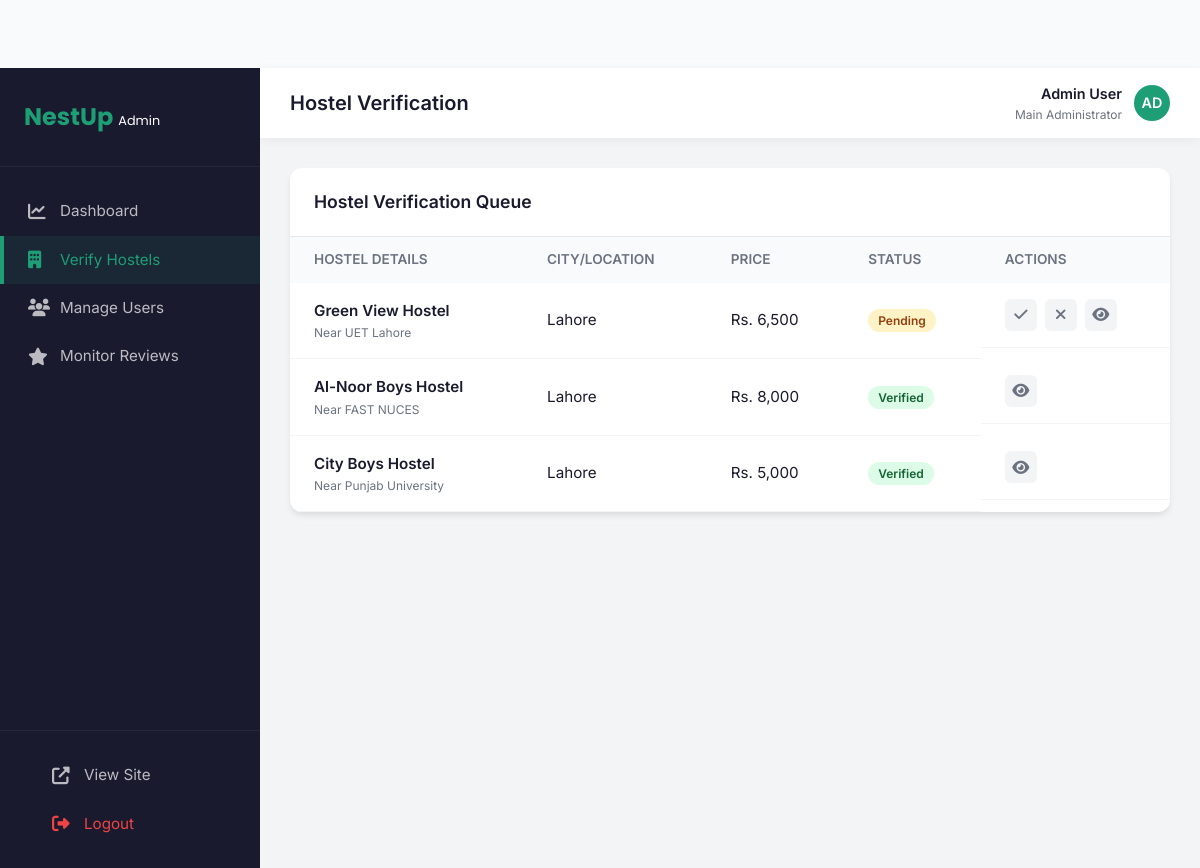
The app's page /admin/hostels.php with its own data.
### tables this page shows
CREATE TABLE IF NOT EXISTS hostels (
    id INT AUTO_INCREMENT PRIMARY KEY,
    owner_id INT,
    name VARCHAR(255) NOT NULL,
    address TEXT NOT NULL,
    city VARCHAR(100) NOT NULL,
    university_near VARCHAR(255),
    distance_km DECIMAL(4,2),
    price_per_month DECIMAL(10,2),
    main_image VARCHAR(255),
    description TEXT,
    facilities TEXT,  
    status ENUM('pending', 'verified', 'rejected', 'suspended') DEFAULT 'pending',
    rating DECIMAL(3,2) DEFAULT 0.00,
    created_at TIMESTAMP DEFAULT CURRENT_TIMESTAMP,
    FOREIGN KEY (owner_id) REFERENCES users(id) ON DELETE SET NULL
);

### admin/hostels.php (the view, shortened to what this page needs)
<?php
require_once '../includes/admin-header.php';
?>
<div class="admin-card">
    <div class="card-header">
        <div class="card-title">Hostel Verification Queue</div>
    </div>
    <div class="admin-table-wrap">
        <table class="admin-table">
            <thead>
                <tr>
                    <th>Hostel Details</th>
                    <th>City/Location</th>
                    <th>Price</th>
                    <th>Status</th>
                    <th>Actions</th>
                </tr>
            </thead>
            <tbody>
                <?php
                try {
                    $hostels = $conn->query("SELECT * FROM hostels ORDER BY status='pending' DESC, created_at DESC");
                    if ($hostels && $hostels->num_rows > 0) {
                        while($row = $hostels->fetch_assoc()) {
                            echo "<tr>";
                            echo "<td>
                                    <div style='font-weight:600;'>{$row['name']}</div>
                                    <div style='font-size:0.75rem; color:var(--admin-text-muted);'>Near {$row['university_near']}</div>
                                  </td>";
                            echo "<td>{$row['city']}</td>";
                            echo "<td>Rs. " . number_format($row['price_per_month']) . "</td>";
                            echo "<td><span class='status-badge badge-{$row['status']}'>{$row['status']}</span></td>";
                            echo "<td class='action-btns'>";
                                if ($row['status'] == 'pending') {
                                    echo "<a href='?action=approve&id={$row['id']}' class='btn-icon approve' title='Approve'><i class='fas fa-check'></i></a>";
                                    echo "<a href='?action=reject&id={$row['id']}' class='btn-icon reject' title='Reject'><i class='fas fa-times'></i></a>";
                                }
                                echo "<a href='/NestUp/hostel-detail.php?id={$row['id']}' class='btn-icon' title='View' target='_blank'><i class='fas fa-eye'></i></a>";
                            echo "</td>";
                            echo "</tr>";
                        }
                    } else {
                        echo "<tr><td colspan='5' style='text-align:center; padding:30px; color:var(--admin-text-muted);'>No hostels found.</td></tr>";
                    }
                } catch (Exception $e) {
                    echo "<tr><td colspan='5' style='text-align:center; padding:30px; color:var(--admin-text-muted);'>Error fetching data. Ensure database is setup.</td></tr>";
                }
                ?>
            </tbody>
        </table>
    </div>
</div>
<?php require_once '../includes/admin-footer.php'; ?>

### css/style.css (style rules this page uses)
:root { --color-primary: #1D9E75; --color-dark-green: #0F6E56; --color-light-green: #E1F5EE; --color-amber: #FAC775; --color-white: #FFFFFF; --color-text: #1A1A2E; --color-text-muted: #6B7280; --color-border: #E0E0E0; --color-bg: #F9FAFB; --color-card: #FFFFFF; --font-heading: 'Poppins', sans-serif; --font-body: 'Inter', sans-serif; --radius-sm: 6px; --radius-md: 12px; --radius-lg: 20px; --radius-pill: 999px; --shadow-sm: 0 1px 3px rgba(0,0,0,.08); --shadow-md: 0 4px 16px rgba(0,0,0,.10); --shadow-lg: 0 8px 32px rgba(0,0,0,.14); --transition: 0.25s ease; --navbar-height: 68px; }
*, *::before, *::after { margin: 0; padding: 0; box-sizing: border-box; }
html { scroll-behavior: smooth; font-size: 16px; }
body { font-family: var(--font-body); font-weight: 400; color: var(--color-text); background-color: var(--color-bg); line-height: 1.6; -webkit-font-smoothing: antialiased; }
a { text-decoration: none; color: inherit; }
body { padding-top: var(--navbar-height); }

### css/admin.css (style rules this page uses)
:root { --admin-sidebar-width: 260px; --admin-sidebar-bg: #1A1A2E; --admin-sidebar-active: #1D9E75; --admin-header-height: 70px; --admin-bg: #F3F4F6; --admin-card-bg: #FFFFFF; --admin-text-main: #1A1A2E; --admin-text-muted: #6B7280; --admin-primary: #1D9E75; --admin-danger: #EF4444; --admin-warning: #F59E0B; --admin-success: #10B981; }
.admin-card { background: var(--admin-card-bg); border-radius: 12px; box-shadow: 0 4px 6px -1px rgba(0,0,0,0.1); overflow: hidden; margin-bottom: 30px; }
.card-header { padding: 20px 24px; border-bottom: 1px solid #E5E7EB; display: flex; justify-content: space-between; align-items: center; }
.card-title { font-size: 1.1rem; font-weight: 600; }
.admin-table-wrap { overflow-x: auto; }
.admin-table { width: 100%; border-collapse: collapse; }
.admin-table th { background: #F9FAFB; text-align: left; padding: 12px 24px; font-size: 0.85rem; font-weight: 600; color: var(--admin-text-muted); text-transform: uppercase; }
.admin-table td { padding: 16px 24px; border-bottom: 1px solid #F3F4F6; font-size: 0.95rem; }
.status-badge { padding: 4px 10px; border-radius: 99px; font-size: 0.75rem; font-weight: 600; text-transform: capitalize; }
.badge-pending { background: #FEF3C7; color: #92400E; }
.badge-verified { background: #DCFCE7; color: #166534; }
.action-btns { display: flex; gap: 8px; }
.btn-icon { width: 32px; height: 32px; border-radius: 6px; display: flex; align-items: center; justify-content: center; transition: background 0.2s; background: #F3F4F6; color: var(--admin-text-muted); }

### records on screen
hostels: name "Green View Hostel", university_near "UET Lahore", city "Lahore", price_per_month "6,500", status "Pending"
hostels: name "Al-Noor Boys Hostel", university_near "FAST NUCES", city "Lahore", price_per_month "8,000", status "Verified"
hostels: name "City Boys Hostel", university_near "Punjab University", city "Lahore", price_per_month "5,000", status "Verified"
